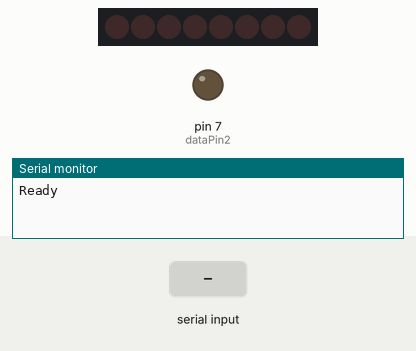
This sketch was run on a simulated Arduino Uno, built with avr-gcc and run on an emulated ATmega328P. Shown: 8 shift-register outputs drawn as a row of LEDs (first output left, lit = HIGH), output pins drawn as LEDs (lit = HIGH), the last lines printed to the serial monitor. Wiring (inferred from the names in the program): shift register (74HC595): data pin 4; shift clock pin 6. Wiring (inferred from the signals the program sends): row of LEDs: on Q0, Q1, Q2, Q3, Q4, Q5, Q6, Q7. Inputs (shaded band) come from the test bench. Pins used as bus, display or sensor lines are not drawn.

Above: at 1.2 s.
1.3 s: "1" received over Serial
2.8 s: "0" received over Serial
At 2.9 s:
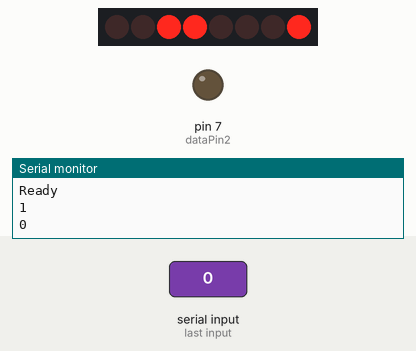
Timing chart, 0 to 5.8 s (numbered marks = the images above; inputs shaded):
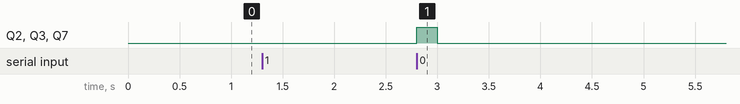

Measured:
- after the input at 2.8 s, Q2, Q3, Q7: LOW → HIGH at once, → LOW 0.20 s later

The sketch:

bridge2Africa.ino
```cpp
int latchPin = 5;
int clockPin = 6;
int dataPin = 4;
int latchPin2 = 8;
int dataPin2 = 7;

byte leds = 0;
byte leds2 = 0;
char one = 'a';
char two = 'd';
char count = one;
int first = 1;


void setup() {
  Serial.begin(9600); // set the baud rate
  Serial.println("Ready"); // print "Ready"
  pinMode(latchPin, OUTPUT);
  pinMode(dataPin, OUTPUT);
  pinMode(clockPin, OUTPUT);
  pinMode(latchPin2, OUTPUT);
  pinMode(dataPin2, OUTPUT);
}


void loop() {

  char inByte = ' ';
  if(Serial.available()){ // only send data back if data has been sent
    char inByte = Serial.read(); // read the incoming data
    Serial.println(inByte); // send the data back in a new line so that it is not all one long line

   if (first == 1)
   {
    leds = inByte;
    first = 0;
   }
   else
   {
   leds2 = inByte;
   first = 1;

   //leds = 6; //sets the 1st IC segment to have a byte value of 6 so this value is the input that should be received
    updateShiftRegister1();
    delay(200);
    //leds2 = 9;
    updateShiftRegister2();

   }
  }
}


void updateShiftRegister1()
{
  digitalWrite(latchPin, LOW);
  shiftOut(dataPin, clockPin, LSBFIRST, leds);
  digitalWrite(latchPin, HIGH);
}

void updateShiftRegister2()
{
  digitalWrite(latchPin2, LOW);
  shiftOut(dataPin2, clockPin, LSBFIRST, leds2);
  digitalWrite(latchPin2, HIGH);
}
```
